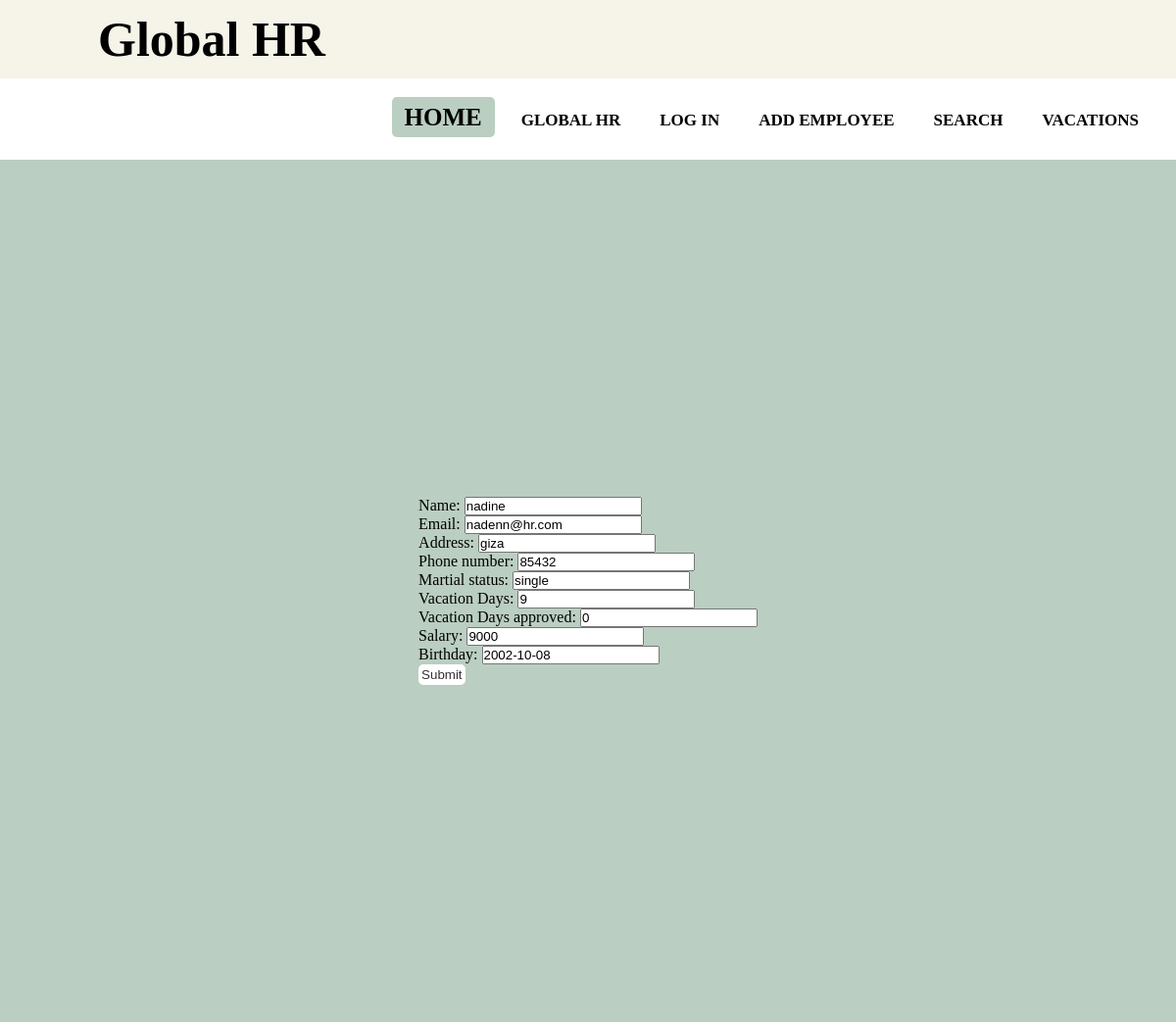
Screenshot of /accounts/editdata/1/ with the database file from the repository.
### accounts/models.py (models this page shows)
class Employee(models.Model):
    Emp_Id=models.IntegerField()
    Name=models.CharField(max_length=150)
    Email=models.EmailField()
    address=models.CharField(max_length=250)
    Phone_number=models.IntegerField(null=True, blank=True)
    Gender=models.CharField(max_length=10)
    Martial_status=models.CharField(max_length=15)
    Vacation_Days=models.IntegerField(null=True, blank=True)
    Vacation_Days_approved=models.IntegerField(null=True, blank=True)
    Salary=models.IntegerField(null=True, blank=True)
    Birthday=models.DateField(max_length=15)

### accounts/views.py (the view)
# urls.py: path('editdata/<int:Emp_Id>/',views.editdata,name='editdata'),
def editdata(request , Emp_Id ):
    Employees=Employee.objects.get(id=Emp_Id)
    form=udpatForm(instance=Employees)
    if request.method=='POST':
        form=udpatForm(request.POST , instance= Employees)
        if form.is_valid():
            form.save()
            return redirect('/')
    conteext={
        'form':form , 'Employee':Employees,
    }
    return render(request, 'accounts/editdata.html', conteext)

### accounts/forms.py
class udpatForm(forms.ModelForm):
    class Meta:
        model=Employee
        fields="__all__"
        exclude=['Gender','Emp_Id']

### templates/accounts/editdata.html (shortened to what this page needs)
{% extends 'baseeditdata.html'%}
{% load static%}
{% block content%}
<div class="container">
    <form action="" method="POST">
        {{form.as_p}}
        <input type="submit" name="Update" style="background-color: white; border: none; border-radius: 5px; color: #333; /* Dark grey */ padding: 3px 3px">
    </form>
</div>
{% endblock content%}

### project/static/Css/style.css (style rules this page uses)
* { padding:0px; margin:0px; text-decoration: none; list-style: none; box-sizing: border-box; }
body { font-family: montserrat; }
.container { width: 100%; height: 110vh; display: flex; align-items: center; justify-content: center; background-color: #BACEC1; }
* { margin: 0; padding: 0; }

### rows the page displays
Employee: Name "nadine", Email "nadenn@hr.com", address "giza", Phone_number "85432", Martial_status "single", Vacation_Days "9", Vacation_Days_approved "0", Salary "9000", Birthday "2002-10-08"
